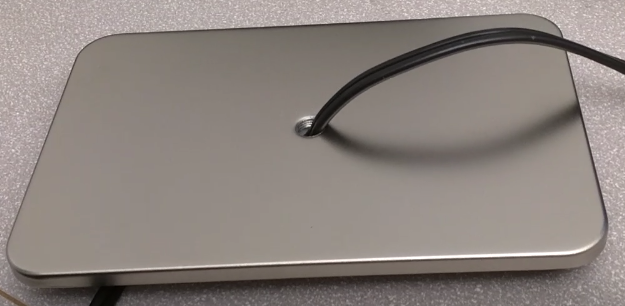
#> input picture images_feedback/base.PNG, 625 x 306 px
$ python img.py images_feedback/base.PNG   (Python 2 division)   (older library calls are emulated)
#> lines starting #> are read from the running program, lines starting #| are printed output that depends on the picture
#> further down, img is the input picture: shape (306, 625, 3); mean B, G, R 127, 132, 140.6
### zhuocv.py
#!/usr/bin/env python
#
# Cloudlet Infrastructure for Mobile Computing
#   - Task Assistance
#
#   Author: Zhuo Chen <zhuoc@cs.cmu.edu>
#
#   Copyright (C) 2011-2013 Carnegie Mellon University
#   Licensed under the Apache License, Version 2.0 (the "License");
#   you may not use this file except in compliance with the License.
#   You may obtain a copy of the License at
#
#       http://www.apache.org/licenses/LICENSE-2.0
#
#   Unless required by applicable law or agreed to in writing, software
#   distributed under the License is distributed on an "AS IS" BASIS,
#   WITHOUT WARRANTIES OR CONDITIONS OF ANY KIND, either express or implied.
#   See the License for the specific language governing permissions and
#   limitations under the License.
#

'''
This is a simple library file for common CV tasks
'''

import cv2
import math
import numpy as np
import os
import sys
import time

current_milli_time = lambda: int(round(time.time() * 1000))

################################ BASICS ########################################
# [63 lines left out: functions ind2sub, euc_dist, color_dist, angle_dist, line_angle, super_bitwise_or and 2 more, not called in this run]

def expand(img, size, method = 'square', iterations = 1):
    kernel = generate_kernel(size, method = method)
    return cv2.dilate(img, kernel, iterations = iterations)

def shrink(img, size, method = 'square', iterations = 1):
    kernel = generate_kernel(size, method = method)
    return cv2.erode(img, kernel, iterations = iterations)

# [7 lines left out: function raw2cv_image, not called in this run]

def cv_image2raw(img, jpeg_quality = 95):
    result, data = cv2.imencode('.jpg', img, [cv2.IMWRITE_JPEG_QUALITY, jpeg_quality])
    raw_data = data.tostring()
    return raw_data

# [109 lines left out: functions mask2bool, get_mask, get_edge_point, get_DoB, set_value, make_convex, not called in this run]

def mask2cnt(mask):
    contours, hierarchy = cv2.findContours(mask, mode = cv2.RETR_CCOMP, method = cv2.CHAIN_APPROX_NONE )
    return contours[0]

# [67 lines left out: functions find_largest_CC, get_closest_contour, get_closest_blob, not called in this run]

def get_contour_center(cnt):
    p_center = cnt.mean(axis = 0)[0].astype(np.float32)
    return p_center

# [91 lines left out: functions get_small_blobs, get_big_blobs, get_square_blobs, expand_with_bound, calc_cumsum, skeletonize, not called in this run]

############################### DISPLAY ########################################
def display_image(display_name, img, wait_time = -1, is_resize = True, resize_method = "max", resize_max = -1, resize_scale = 1, save_image = False):
    '''
    Display image at appropriate size. There are two ways to specify the size:
    1. If resize_max is greater than zero, the longer edge (either width or height) of the image is set to this value
    2. If resize_scale is greater than zero, the image is scaled by this factor
    '''
#> called with display_name = 'input', wait_time = 500, is_resize = True, resize_method = 'max', resize_max = 400, resize_scale = 1, save_image = False
    if is_resize:
        img_shape = img.shape
#> img_shape = (306, 625, 3)
        height = img_shape[0]; width = img_shape[1]
#> after `height = img_shape[0]`: height = 306
#> after `width = img_shape[1]`: width = 625
        if resize_max > 0:
            if height > width:
                img_display = cv2.resize(img, (resize_max * width / height, resize_max), interpolation = cv2.INTER_NEAREST)
            else:
                img_display = cv2.resize(img, (resize_max, resize_max * height / width), interpolation = cv2.INTER_NEAREST)
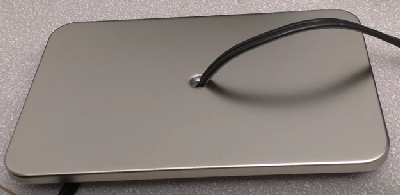
#> img_display: shape (195, 400, 3); mean B, G, R 127.2, 132.2, 140.8
        elif resize_scale > 0:
            img_display = cv2.resize(img, (width * resize_scale, height * resize_scale), interpolation = cv2.INTER_NEAREST)
        else:
            print "Unexpected parameter in image display. About to exit..."
            sys.exit()
    else:
        img_display = img

    cv2.imshow(display_name, img_display)
    cv2.waitKey(wait_time)
    #if save_image:
    if True:
        if not os.path.isdir('tmp'):
            os.mkdir('tmp')
        file_path = os.path.join('tmp', display_name + '.png')
        cv2.imwrite(file_path, img_display)

def check_and_display(display_name, img, display_list, wait_time = -1, is_resize = True, resize_method = "max", resize_max = -1, resize_scale = 1, save_image = False):
    if display_name in display_list:
        display_image(display_name, img, wait_time, is_resize, resize_method, resize_max, resize_scale, save_image)

# [4 lines left out: function display_mask, not called in this run]

def check_and_display_mask(display_name, img, mask, display_list, color = (0, 255, 255), wait_time = -1, is_resize = True, resize_method = "max", resize_max = -1, resize_scale = 1, save_image = False):
    if display_name in display_list:
        display_mask(display_name, img, mask, color, wait_time, is_resize, resize_method, resize_max, resize_scale, save_image)

# [205 lines left out: functions plot_bar, vis_detections, get_border, is_roughly_square, is_roughly_convex, is_line_seg_close and 4 more, not called in this run]

def calc_triangle_area(p1, p2, p3):
    return abs((p1[0] * (p2[1] - p3[1]) + p2[0] * (p3[1] - p1[1]) + p3[0] * (p1[1] - p2[1])) / 2.0)

# [470 lines left out: functions get_rotation_degree, rotate, crop, normalize_brightness, normalize_color, color_inrange and 6 more, not called in this run]

def cv_img2sk_img(cv_img):
    sk_img = cv2.cvtColor(cv_img, cv2.COLOR_BGR2RGB)
    return sk_img

# [98 lines left out: functions object_detection, object_recognition, detect_face, get_face_feature, not called in this run]

### config.py
#!/usr/bin/env python
#
# Cloudlet Infrastructure for Mobile Computing
#   - Task Assistance
#
#   Author: Zhuo Chen <zhuoc@cs.cmu.edu>
#
#   Copyright (C) 2011-2013 Carnegie Mellon University
#   Licensed under the Apache License, Version 2.0 (the "License");
#   you may not use this file except in compliance with the License.
#   You may obtain a copy of the License at
#
#       http://www.apache.org/licenses/LICENSE-2.0
#
#   Unless required by applicable law or agreed to in writing, software
#   distributed under the License is distributed on an "AS IS" BASIS,
#   WITHOUT WARRANTIES OR CONDITIONS OF ANY KIND, either express or implied.
#   See the License for the specific language governing permissions and
#   limitations under the License.
#

# If True, configurations are set to process video stream in real-time (use with proxy.py)
# If False, configurations are set to process one independent image (use with img.py)
IS_STREAMING = True

# Pure state detection or generate feedback as well
RECOGNIZE_ONLY = False

# Port for communication between proxy and task server
#TASK_SERVER_IP = "128.2.213.185"
TASK_SERVER_IP = "127.0.0.1"
TASK_SERVER_PORT = 2722

# Configs for object detection
USE_GPU = True

# Whether or not to save the displayed image in a temporary directory
SAVE_IMAGE = False

# Play video
PLAY_VIDEO = False

# Play sound
PLAY_SOUND = False

# Whether to use video or image feedback
VIDEO_GUIDANCE = False

# Max image width and height
IMAGE_MAX_WH = 640

# Display
DISPLAY_MAX_PIXEL = 400
DISPLAY_SCALE = 1
DISPLAY_LIST_ALL = ['input', 'object']
DISPLAY_LIST_TEST = ['input', 'object']
DISPLAY_LIST_STREAM = []
#DISPLAY_LIST_TASK = ['text_guidance']
DISPLAY_LIST_TASK = ['input', 'object', 'text_guidance']

# Used for cvWaitKey
DISPLAY_WAIT_TIME = 1 if IS_STREAMING else 500

# The objects(states) which can be detected
LABELS = ["base", "pipe", "shade", "shadetop", "buckle", "blackcircle", "lamp", "bulb", "bulbtop"]

# The parameters for locating the hologram feedback
holo_pos_paras = {'pipe'     : [17500, 0.5, 0.45],
                  'lettuce' : [6500, 0.5, 0.32],
                  'bread'   : [7000, 0.5, 0.3],
                  'tomato'  : [7500, 0.5, 0.26],
                  'breadtop': [7800, 0.5, 0.22]}

def setup(is_streaming):
    global IS_STREAMING, DISPLAY_LIST, DISPLAY_WAIT_TIME, SAVE_IMAGE
    IS_STREAMING = is_streaming
    if not IS_STREAMING:
        DISPLAY_LIST = DISPLAY_LIST_TEST
    else:
        if RECOGNIZE_ONLY:
            DISPLAY_LIST = DISPLAY_LIST_STREAM
        else:
            DISPLAY_LIST = DISPLAY_LIST_TASK
    DISPLAY_WAIT_TIME = 1 if IS_STREAMING else 500
    SAVE_IMAGE = not IS_STREAMING

### img.py
#!/usr/bin/env python
#
# Cloudlet Infrastructure for Mobile Computing
#   - Task Assistance
#
#   Author: Zhuo Chen <zhuoc@cs.cmu.edu>
#
#   Copyright (C) 2011-2013 Carnegie Mellon University
#   Licensed under the Apache License, Version 2.0 (the "License");
#   you may not use this file except in compliance with the License.
#   You may obtain a copy of the License at
#
#       http://www.apache.org/licenses/LICENSE-2.0
#
#   Unless required by applicable law or agreed to in writing, software
#   distributed under the License is distributed on an "AS IS" BASIS,
#   WITHOUT WARRANTIES OR CONDITIONS OF ANY KIND, either express or implied.
#   See the License for the specific language governing permissions and
#   limitations under the License.
#
# This script is used for testing computer vision algorithms in the
# Lego Task Assistance project. It does processing for one image.
# Usage: python img.py <image-path>
#

'''
This script loads a single image from file, and try to generate relevant information of Ikea Assistant.
It is primarily used as a quick test tool for the computer vision algorithm.
'''

import argparse
import cv2
import json
import numpy as np
import socket
import struct
import sys
import time

sys.path.insert(0, "..")
import config
import zhuocv as zc

def parse_arguments():
    parser = argparse.ArgumentParser()
    parser.add_argument("input_file",
                        help = "The image to process",
                       )
    args = parser.parse_args()
    return (args.input_file)

def _recv_all(socket, recv_size):
    data = ''
    while len(data) < recv_size:
        tmp_data = socket.recv(recv_size - len(data))
        if tmp_data == None or len(tmp_data) == 0:
            raise Exception("Socket is closed")
        data += tmp_data
    return data

def reorder_result(result):
    # build a mapping between faster-rcnn recognized object order to a standard order
    object_mapping = [-1] * len(config.LABELS)
    with open("model/labels.txt") as f:
        lines = f.readlines()
        for idx, line in enumerate(lines):
            line = line.strip()
            object_mapping[idx] = config.LABELS.index(line)

    for i in xrange(result.shape[0]):
        result[i, -1] = object_mapping[int(result[i, -1] + 0.1)]

    return result

# set configs...
config.setup(is_streaming = False)
display_list = config.DISPLAY_LIST

# load test image
input_file = parse_arguments()
img = cv2.imread(input_file)
if max(img.shape) > config.IMAGE_MAX_WH:
    resize_ratio = float(config.IMAGE_MAX_WH) / max(img.shape[0], img.shape[1])
    img = cv2.resize(img, (0, 0), fx = resize_ratio, fy = resize_ratio, interpolation = cv2.INTER_AREA)

zc.check_and_display("input", img, display_list, resize_max = config.DISPLAY_MAX_PIXEL, wait_time = config.DISPLAY_WAIT_TIME)

# process image and get the symbolic representation
# GPU machine offloaded part
task_server_ip = config.TASK_SERVER_IP
task_server_port = config.TASK_SERVER_PORT
task_server_addr = (task_server_ip, task_server_port)
try:
    task_server_sock = socket.socket(socket.AF_INET, socket.SOCK_STREAM)
    task_server_sock.setsockopt(socket.SOL_SOCKET, socket.SO_REUSEADDR, 1)
    task_server_sock.setsockopt(socket.IPPROTO_TCP, socket.TCP_NODELAY, 1)
    task_server_sock.connect(task_server_addr)
    print "connected to task server"
except socket.error as e:
    print "Failed to connect to task server at %s" % str(task_server_addr)

data = zc.cv_image2raw(img)
packet = struct.pack("!I%ds" % len(data), len(data), data)
#> (the run stopped early here; a loop or call above may not have finished)

$ run again, with images_feedback/lamp.PNG copied over images_feedback/base.PNG
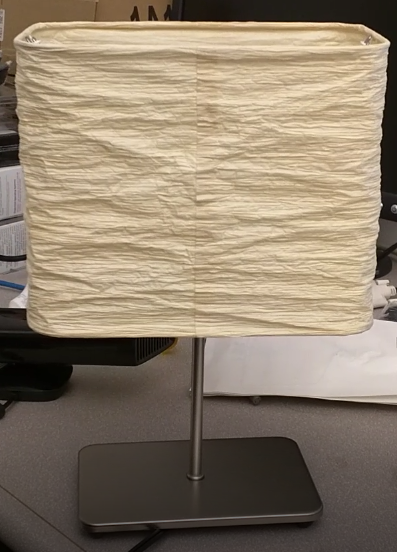
#> input picture images_feedback/lamp.PNG, 397 x 552 px
#> img is the input picture: shape (552, 397, 3); mean B, G, R 108.6, 127.8, 142.5
#> in display_image, `img_display = cv2.resize(img, (resize_max * width / height, resize_max..`:
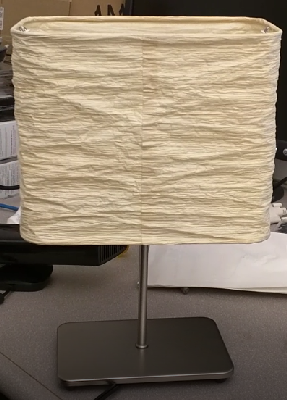
#> img_display: shape (400, 287, 3); mean B, G, R 108.6, 127.8, 142.6

$ run again, with images_feedback/lamptop.PNG copied over images_feedback/base.PNG
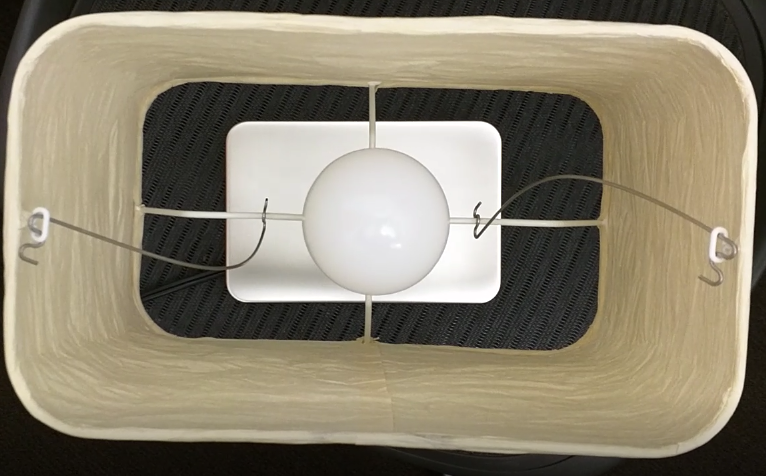
#> input picture images_feedback/lamptop.PNG, 766 x 476 px
#> img is the input picture: shape (476, 766, 3); mean B, G, R 111.1, 130.4, 138.7
#> img: shape (398, 640, 3)
#> in display_image, `img_display = cv2.resize(img, (resize_max, resize_max * height / width..`:
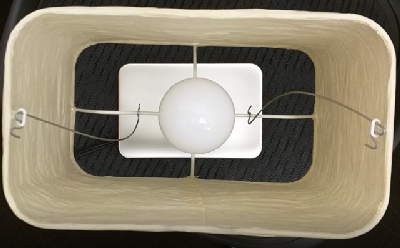
#> img_display: shape (248, 400, 3); mean B, G, R 111.2, 130.4, 138.7

$ run again, with images_feedback/pipe.PNG copied over images_feedback/base.PNG
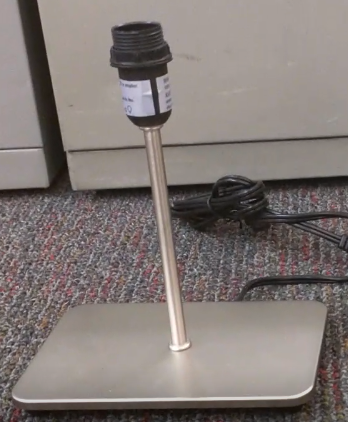
#> input picture images_feedback/pipe.PNG, 348 x 422 px
#> img is the input picture: shape (422, 348, 3); mean B, G, R 117.9, 121.3, 129.9
#> in display_image, `img_display = cv2.resize(img, (resize_max * width / height, resize_max..`:
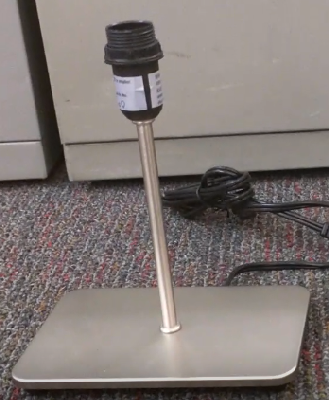
#> img_display: shape (400, 329, 3); mean B, G, R 118, 121.4, 130
